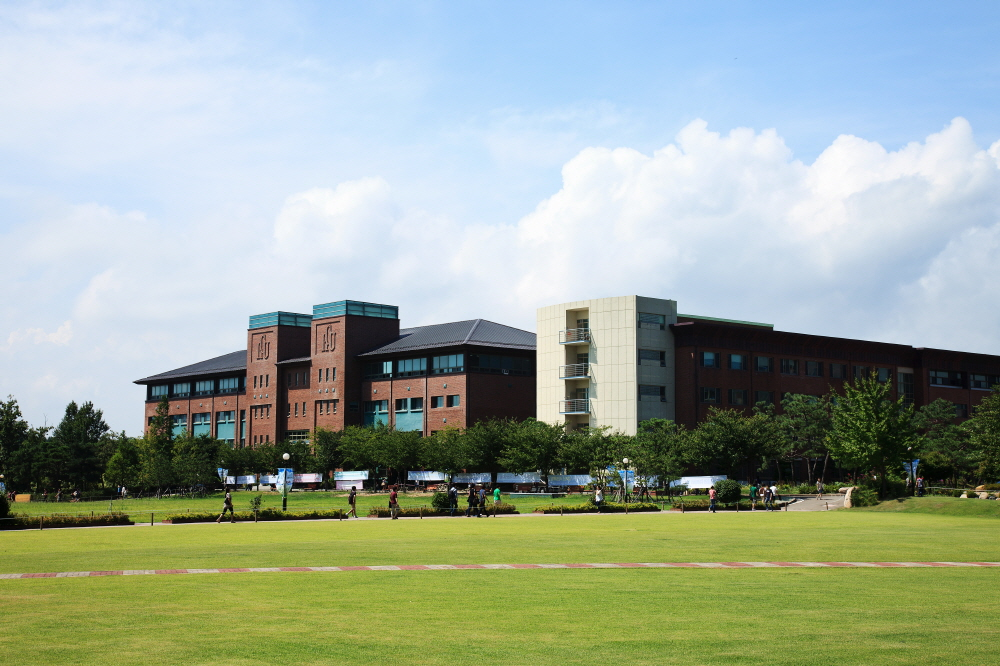
#> input picture hw4/data/school.jpg, 1000 x 666 px
$ jupyter execute --allow-errors 'hw4_3 & class exercise.ipynb'
#> lines starting #> are read from the running program, lines starting #| are printed output that depends on the picture
HW_4_classexercise&2 by 22000690 정이주

1. Objective : This code is for Simple image data preprocessing and Standardize MNIST data

2. Input

  * Data image file (mnist.pkl)
  * Data image file (school, girl)

3. Output

  * Load school and girl image
  * RGB image example of school image
  * Change the color of school image
  * Resize and Rotate the school image
  * Blurring the girl image
  * Standardize MNIST data

# 1️⃣ Simple image data preprocessing
## Load image data

[cell 1]
# For colab users
# from google.colab import drive
# drive.mount('/content/drive')

[cell 2]
import pickle
import numpy as np
import pandas as pd
import matplotlib.pyplot as plt

[cell 3]
from PIL import Image
from numpy import asarray

[cell 4]
# Load school image
img = Image.open('./data/school.jpg')
#> img is the input picture: PIL image 1000x666 RGB; mean R, G, B 156.4, 169.6, 155.3

# asarray() class is used to convert PIL images into NumPy arrays
numpydata = asarray(img)

#  shape
print(numpydata.shape)
#| (666, 1000, 3)
print(type(numpydata))
#| <class 'numpy.ndarray'>
plt.imshow(numpydata)

## Understanding RGB

[cell 5]
plt.figure(figsize=(20,5))

print('shape:', numpydata.shape)
#| shape: (666, 1000, 3)
print('type:', type(numpydata))
#| type: <class 'numpy.ndarray'>

# Red - Green - Blue imgae
plt.subplot(141)
plt.imshow(numpydata[300:600, 300:600, :])
plt.axis("off")

# Red imgae
plt.subplot(142)
plt.imshow(numpydata[300:600, 300:600, 0])
plt.axis("off")

# Green imgae
plt.subplot(143)
plt.imshow(numpydata[300:600, 300:600, 1])
plt.axis("off")
# Blue imgae
plt.subplot(144)
plt.imshow(numpydata[300:600, 300:600, 2])
plt.axis("off")
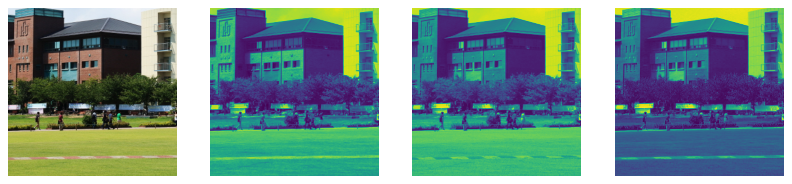
#> figure drawn by matplotlib, 4 panels

## Change color & Resize & Rotate

[cell 6]
img = Image.open('./data/school.jpg').convert('L')
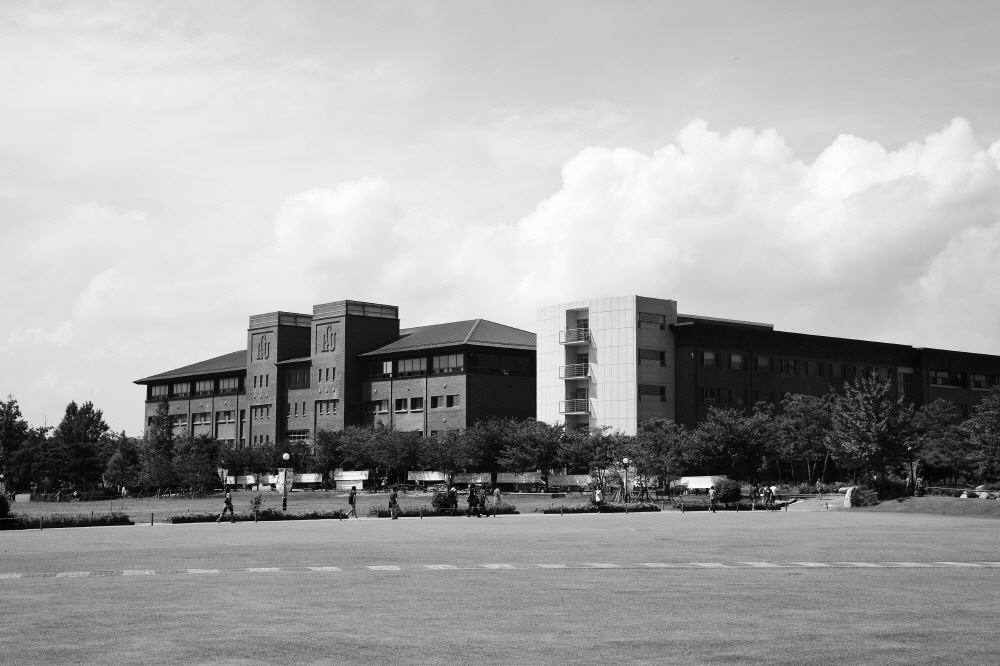
#> img: PIL image 1000x666 L; min 1, max 254, mean 164

# asarray() class is used to convert PIL images into NumPy arrays
numpydata = asarray(img)

# <class 'numpy.ndarray'>
print(type(numpydata))
#| <class 'numpy.ndarray'>

#  shape
print(numpydata.shape)
#| (666, 1000)
plt.imshow(numpydata, cmap='gray')

[cell 7]
print(img.size)
#| (1000, 666)
# Resize the image
img2 = img.resize((300, 200))
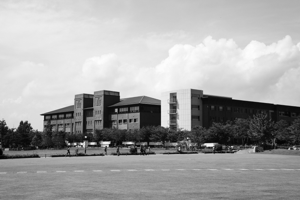
#> img2: PIL image 300x200 L; min 2, max 253, mean 164
print(img2.size)
#| (300, 200)
# Gray image
plt.imshow(img2, cmap='gray')

[cell 8]
# Rotate the image 45 degree
img3 = img.rotate(45)
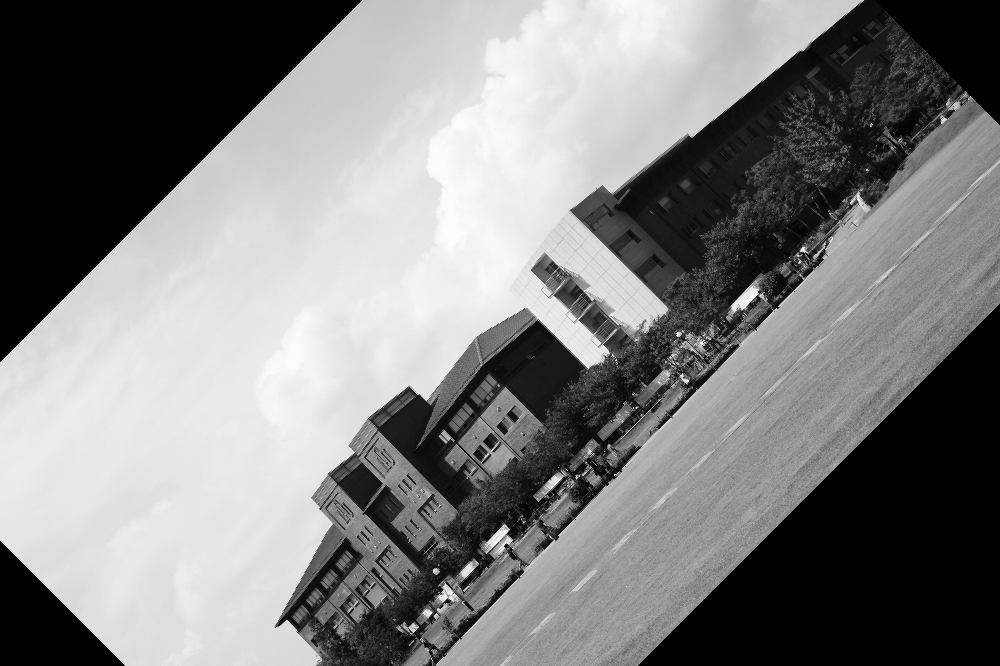
#> img3: PIL image 1000x666 L; min 0, max 254, mean 127.2
plt.imshow(img3, cmap='gray')

## Reshape & Scale

[cell 9]
a = np.arange(6)

print('Before:', a.shape)

#reshape the ndarray 'a'
a = a.reshape(3,2)

print('After:', a.shape)

[cell 10]
from sklearn.preprocessing import StandardScaler

data = [[0, 0], [0, 0], [1, 1], [1, 1]]

# Standard scaling
scaler = StandardScaler()
scaler.fit(data)
data_standardScaled = scaler.transform(data)

print(data_standardScaled)

## Histogram equalization

[cell 11]
def histeq(im, nbr_bins=256):
    """  Histogram equalization of a grayscale image. """

    # get image histogram
    imhist, bins = histogram(im.flatten(), nbr_bins, density=True)
    cdf = imhist.cumsum() # cumulative distribution function
    cdf = 255 * cdf / cdf[-1] # normalize

    # use linear interpolation of cdf to find new pixel values
    im2 = interp(im.flatten(),bins[:-1],cdf)

    return im2.reshape(im.shape), cdf

[cell 12]
from PIL import Image
from numpy import *

im = array(Image.open('./data/girl.jpg').convert('L'))
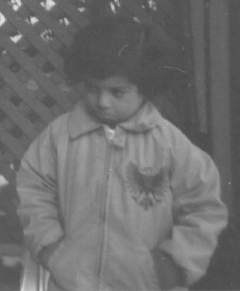
#> input picture hw4/data/girl.jpg, 240 x 291 px
# Before image contrast
plt.imshow(im, cmap='gray')

[cell 13]
# Image contrast enhancement
im2,cdf = histeq(im)
#> in histeq, `imhist, bins = histogram(im.flatten(), nbr_bins, density=True)`: imhist = 256 values, max 0.0887 at index 13, min 0 at index 2, mean 0.00667; bins = 257 values from 74 to 224
#> in histeq, `cdf = imhist.cumsum()`: cdf = 256 values from 4.89e-05 to 1.71
#> in histeq, `cdf = 255 * cdf / cdf[-1]`: cdf = 256 values from 0.0073 to 255
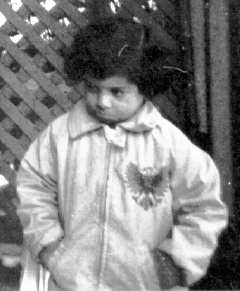
#> im2: shape (291, 240) float64; min 0.0073, max 255, mean 130.5
#> cdf = 256 values from 0.0073 to 255

print(type(im2))
#| <class 'numpy.ndarray'>
plt.imshow(im2, cmap='gray')

## Blurring

[cell 14]
from PIL import Image
from numpy import *
from scipy.ndimage import filters

im = array(Image.open('./data/girl.jpg').convert('L'))
# Blurring the image
im2 = filters.gaussian_filter(im, 3)
